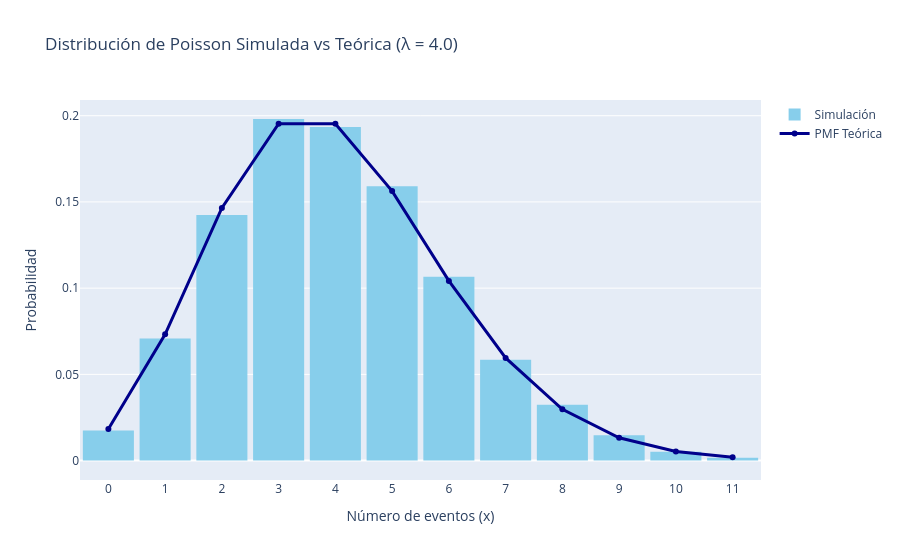

Source (notebook cell):
### Markdown cell above
### <a id="6"></a><font color="#004D40">1.5 Distribución de Poisson</font>

### Code cell
import numpy as np
import plotly.graph_objects as go
from scipy.stats import poisson

# Fijamos una semilla para que los resultados sean reproducibles
np.random.seed(123)

# Parámetro Lambda (tasa promedio de ocurrencia de los eventos en un intervalo)
lam_param = 4.0

# Número de simulaciones
n_simulaciones = 10000

# Generamos las simulaciones usando NumPy
datos_poisson = np.random.poisson(lam_param, n_simulaciones)

# Definimos el rango de valores enteros para la PMF teórica
# Usamos el percentil 99.9 de los datos para limitar el eje X de forma limpia
max_val = int(np.percentile(datos_poisson, 99.9))
x_vals = np.arange(0, max_val + 1)
y_vals = poisson.pmf(x_vals, lam_param)

fig = go.Figure()

# Agregamos el histograma de la simulación empírica
fig.add_trace(go.Histogram(
    x = datos_poisson,
    histnorm = 'probability',
    marker_color = 'skyblue',
    name = 'Simulación',
    # Alineamos las barras perfectamente con los números enteros
    xbins = dict(start=-0.5, end=max_val + 0.5, size=1)
))

# Agregamos la distribución teórica discreta (línea con marcadores)
fig.add_trace(go.Scatter(
    x = x_vals,
    y = y_vals,
    mode = 'lines+markers',
    name = 'PMF Teórica',
    line = dict(color='darkblue', width=3),
    marker = dict(size=6)
))

# Configuración y estética de la gráfica interactiva
fig.update_layout(
    title = f"Distribución de Poisson Simulada vs Teórica (λ = {lam_param})",
    xaxis_title = 'Número de eventos (x)',
    yaxis_title = 'Probabilidad',
    bargap = 0.1,
    xaxis = dict(range=[-0.5, max_val + 0.5], tickmode = 'linear', tick0 = 0, dtick = 1)
)

fig.show()

### Figure 1 — Plotly figure (JSON) as saved in the notebook; plotly's stock layout.template omitted (floating-point values rounded to 4 significant figures; data arrays with more than 128 entries replaced by an {"elided": "..."} marker saying what was removed)
{"data": [{"histnorm": "probability", "marker": {"color": "skyblue"}, "name": "Simulación", "type": "histogram", "x": {"elided": "10000 int values"}, "xbins": {"end": 11.5, "size": 1, "start": -0.5}}, {"line": {"color": "darkblue", "width": 3}, "marker": {"size": 6}, "mode": "lines+markers", "name": "PMF Teórica", "type": "scatter", "x": [0, 1, 2, 3, 4, 5, 6, 7, 8, 9, 10, 11], "y": [0.01832, 0.07326, 0.1465, 0.1954, 0.1954, 0.1563, 0.1042, 0.05954, 0.02977, 0.01323, 0.005292, 0.001925]}], "layout": {"bargap": 0.1, "title": {"text": "Distribución de Poisson Simulada vs Teórica (λ = 4.0)"}, "xaxis": {"dtick": 1, "range": [-0.5, 11.5], "tick0": 0, "tickmode": "linear", "title": {"text": "Número de eventos (x)"}}, "yaxis": {"title": {"text": "Probabilidad"}}}}
